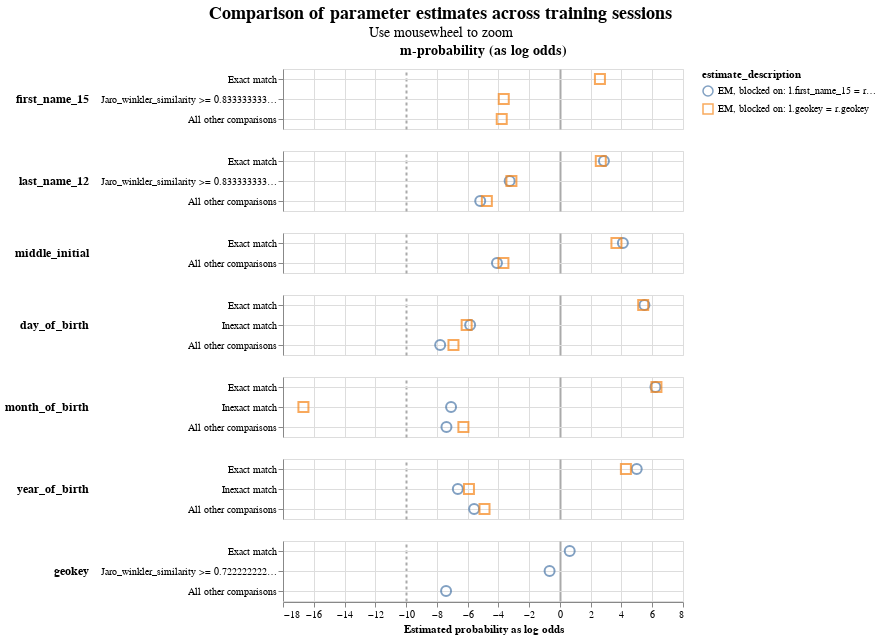

Notebook code cell kept with this figure:
### Code cell
linker.parameter_estimate_comparisons_chart()

### Figure 1 — Vega-Lite specification as saved in the notebook (floating-point values rounded to 4 significant figures)
{"config": {"view": {"continuousWidth": 400, "continuousHeight": 300}, "title": {"anchor": "middle", "fontSize": 18, "subtitleFontSize": 14}}, "data": {"name": "data-9b1b6fa85cb2953143f515f641d6fa25"}, "mark": {"type": "point", "filled": false, "opacity": 0.7, "size": 100}, "encoding": {"color": {"field": "estimate_description", "type": "nominal"}, "column": {"align": "each", "field": "col_header", "header": {"labelFontSize": 14, "labelFontWeight": "bold"}, "title": null, "type": "nominal"}, "row": {"align": "each", "field": "comparison_name", "header": {"labelAlign": "left", "labelAnchor": "middle", "labelAngle": 0, "labelFontSize": 12, "labelFontWeight": "bold"}, "sort": {"field": "comparison_sort_order"}, "title": null, "type": "nominal"}, "shape": {"field": "estimate_description", "scale": {"range": ["circle", "square", "triangle", "diamond"]}, "type": "nominal"}, "tooltip": [{"field": "comparison_name", "type": "nominal"}, {"field": "estimate_description", "type": "nominal"}, {"field": "estimated_probability", "type": "quantitative"}], "x": {"axis": {"gridColor": {"condition": {"test": "abs(datum.value / 10)  <= 1 & datum.value % 10 === 0", "value": "#aaa"}, "value": "#ddd"}, "gridDash": {"condition": {"test": "abs(datum.value / 10) == 1", "value": [3]}, "value": null}, "gridWidth": {"condition": {"test": "abs(datum.value / 10)  <= 1 & datum.value % 10 === 0", "value": 2}, "value": 1}}, "field": "estimated_probability_as_log_odds", "title": "Estimated probability as log odds", "type": "quantitative"}, "y": {"axis": {"grid": true, "title": null}, "field": "comparison_level_label", "sort": {"field": "comparison_vector_value", "order": "descending"}, "type": "nominal"}}, "params": [{"name": "mouse_zoom", "select": {"type": "interval", "encodings": ["x"]}, "bind": "scales"}], "resolve": {"scale": {"y": "independent"}}, "title": {"text": "Comparison of parameter estimates across training sessions", "subtitle": "Use mousewheel to zoom"}, "transform": [{"calculate": "datum.m_or_u + '-probability (as log odds)'", "as": "col_header"}], "$schema": "https://vega.github.io/schema/vega-lite/v5.9.3.json", "datasets": {"data-9b1b6fa85cb2953143f515f641d6fa25": [{"m_or_u": "m", "estimated_probability": 0.8585, "estimate_description": "EM, blocked on: l.geokey = r.geokey", "estimated_probability_as_log_odds": 2.601, "sql_condition": "\"first_name_15_l\" = \"first_name_15_r\"", "comparison_level_label": "Exact match", "comparison_vector_value": 2, "comparison_name": "first_name_15", "comparison_sort_order": 0}, {"m_or_u": "m", "estimated_probability": 0.07376, "estimate_description": "EM, blocked on: l.geokey = r.geokey", "estimated_probability_as_log_odds": -3.65, "sql_condition": "jaro_winkler_similarity(\"first_name_15_l\", \"first_name_15_r\") >= 0.8333333333333334", "comparison_level_label": "Jaro_winkler_similarity >= 0.8333333333333334", "comparison_vector_value": 1, "comparison_name": "first_name_15", "comparison_sort_order": 0}, {"m_or_u": "m", "estimated_probability": 0.06778, "estimate_description": "EM, blocked on: l.geokey = r.geokey", "estimated_probability_as_log_odds": -3.782, "sql_condition": "ELSE", "comparison_level_label": "All other comparisons", "comparison_vector_value": 0, "comparison_name": "first_name_15", "comparison_sort_order": 0}, {"m_or_u": "m", "estimated_probability": 0.879, "estimate_description": "EM, blocked on: l.first_name_15 = r.first_name_15 and l.zipcode = r.zipcode", "estimated_probability_as_log_odds": 2.861, "sql_condition": "\"last_name_12_l\" = \"last_name_12_r\"", "comparison_level_label": "Exact match", "comparison_vector_value": 2, "comparison_name": "last_name_12", "comparison_sort_order": 1}, {"m_or_u": "m", "estimated_probability": 0.8631, "estimate_description": "EM, blocked on: l.geokey = r.geokey", "estimated_probability_as_log_odds": 2.656, "sql_condition": "\"last_name_12_l\" = \"last_name_12_r\"", "comparison_level_label": "Exact match", "comparison_vector_value": 2, "comparison_name": "last_name_12", "comparison_sort_order": 1}, {"m_or_u": "m", "estimated_probability": 0.09413, "estimate_description": "EM, blocked on: l.first_name_15 = r.first_name_15 and l.zipcode = r.zipcode", "estimated_probability_as_log_odds": -3.266, "sql_condition": "jaro_winkler_similarity(\"last_name_12_l\", \"last_name_12_r\") >= 0.8333333333333334", "comparison_level_label": "Jaro_winkler_similarity >= 0.8333333333333334", "comparison_vector_value": 1, "comparison_name": "last_name_12", "comparison_sort_order": 1}, {"m_or_u": "m", "estimated_probability": 0.1011, "estimate_description": "EM, blocked on: l.geokey = r.geokey", "estimated_probability_as_log_odds": -3.152, "sql_condition": "jaro_winkler_similarity(\"last_name_12_l\", \"last_name_12_r\") >= 0.8333333333333334", "comparison_level_label": "Jaro_winkler_similarity >= 0.8333333333333334", "comparison_vector_value": 1, "comparison_name": "last_name_12", "comparison_sort_order": 1}, {"m_or_u": "m", "estimated_probability": 0.02683, "estimate_description": "EM, blocked on: l.first_name_15 = r.first_name_15 and l.zipcode = r.zipcode", "estimated_probability_as_log_odds": -5.181, "sql_condition": "ELSE", "comparison_level_label": "All other comparisons", "comparison_vector_value": 0, "comparison_name": "last_name_12", "comparison_sort_order": 1}, {"m_or_u": "m", "estimated_probability": 0.03583, "estimate_description": "EM, blocked on: l.geokey = r.geokey", "estimated_probability_as_log_odds": -4.75, "sql_condition": "ELSE", "comparison_level_label": "All other comparisons", "comparison_vector_value": 0, "comparison_name": "last_name_12", "comparison_sort_order": 1}, {"m_or_u": "m", "estimated_probability": 0.9446, "estimate_description": "EM, blocked on: l.first_name_15 = r.first_name_15 and l.zipcode = r.zipcode", "estimated_probability_as_log_odds": 4.092, "sql_condition": "\"middle_initial_l\" = \"middle_initial_r\"", "comparison_level_label": "Exact match", "comparison_vector_value": 1, "comparison_name": "middle_initial", "comparison_sort_order": 2}, {"m_or_u": "m", "estimated_probability": 0.9273, "estimate_description": "EM, blocked on: l.geokey = r.geokey", "estimated_probability_as_log_odds": 3.673, "sql_condition": "\"middle_initial_l\" = \"middle_initial_r\"", "comparison_level_label": "Exact match", "comparison_vector_value": 1, "comparison_name": "middle_initial", "comparison_sort_order": 2}, {"m_or_u": "m", "estimated_probability": 0.0554, "estimate_description": "EM, blocked on: l.first_name_15 = r.first_name_15 and l.zipcode = r.zipcode", "estimated_probability_as_log_odds": -4.092, "sql_condition": "ELSE", "comparison_level_label": "All other comparisons", "comparison_vector_value": 0, "comparison_name": "middle_initial", "comparison_sort_order": 2}, {"m_or_u": "m", "estimated_probability": 0.07269, "estimate_description": "EM, blocked on: l.geokey = r.geokey", "estimated_probability_as_log_odds": -3.673, "sql_condition": "ELSE", "comparison_level_label": "All other comparisons", "comparison_vector_value": 0, "comparison_name": "middle_initial", "comparison_sort_order": 2}, {"m_or_u": "m", "estimated_probability": 0.9783, "estimate_description": "EM, blocked on: l.first_name_15 = r.first_name_15 and l.zipcode = r.zipcode", "estimated_probability_as_log_odds": 5.493, "sql_condition": "\"day_of_birth_l\" = \"day_of_birth_r\"", "comparison_level_label": "Exact match", "comparison_vector_value": 2, "comparison_name": "day_of_birth", "comparison_sort_order": 3}, {"m_or_u": "m", "estimated_probability": 0.9771, "estimate_description": "EM, blocked on: l.geokey = r.geokey", "estimated_probability_as_log_odds": 5.413, "sql_condition": "\"day_of_birth_l\" = \"day_of_birth_r\"", "comparison_level_label": "Exact match", "comparison_vector_value": 2, "comparison_name": "day_of_birth", "comparison_sort_order": 3}, {"m_or_u": "m", "estimated_probability": 0.0172, "estimate_description": "EM, blocked on: l.first_name_15 = r.first_name_15 and l.zipcode = r.zipcode", "estimated_probability_as_log_odds": -5.837, "sql_condition": "abs(day_of_birth_l - day_of_birth_r) <= 5", "comparison_level_label": "Inexact match", "comparison_vector_value": 1, "comparison_name": "day_of_birth", "comparison_sort_order": 3}, {"m_or_u": "m", "estimated_probability": 0.01474, "estimate_description": "EM, blocked on: l.geokey = r.geokey", "estimated_probability_as_log_odds": -6.063, "sql_condition": "abs(day_of_birth_l - day_of_birth_r) <= 5", "comparison_level_label": "Inexact match", "comparison_vector_value": 1, "comparison_name": "day_of_birth", "comparison_sort_order": 3}, {"m_or_u": "m", "estimated_probability": 0.004516, "estimate_description": "EM, blocked on: l.first_name_15 = r.first_name_15 and l.zipcode = r.zipcode", "estimated_probability_as_log_odds": -7.784, "sql_condition": "ELSE", "comparison_level_label": "All other comparisons", "comparison_vector_value": 0, "comparison_name": "day_of_birth", "comparison_sort_order": 3}, {"m_or_u": "m", "estimated_probability": 0.008192, "estimate_description": "EM, blocked on: l.geokey = r.geokey", "estimated_probability_as_log_odds": -6.92, "sql_condition": "ELSE", "comparison_level_label": "All other comparisons", "comparison_vector_value": 0, "comparison_name": "day_of_birth", "comparison_sort_order": 3}, {"m_or_u": "m", "estimated_probability": 0.9867, "estimate_description": "EM, blocked on: l.first_name_15 = r.first_name_15 and l.zipcode = r.zipcode", "estimated_probability_as_log_odds": 6.209, "sql_condition": "\"month_of_birth_l\" = \"month_of_birth_r\"", "comparison_level_label": "Exact match", "comparison_vector_value": 2, "comparison_name": "month_of_birth", "comparison_sort_order": 4}, {"m_or_u": "m", "estimated_probability": 0.9872, "estimate_description": "EM, blocked on: l.geokey = r.geokey", "estimated_probability_as_log_odds": 6.273, "sql_condition": "\"month_of_birth_l\" = \"month_of_birth_r\"", "comparison_level_label": "Exact match", "comparison_vector_value": 2, "comparison_name": "month_of_birth", "comparison_sort_order": 4}, {"m_or_u": "m", "estimated_probability": 0.007355, "estimate_description": "EM, blocked on: l.first_name_15 = r.first_name_15 and l.zipcode = r.zipcode", "estimated_probability_as_log_odds": -7.076, "sql_condition": "abs(month_of_birth_l - month_of_birth_r) <= 3", "comparison_level_label": "Inexact match", "comparison_vector_value": 1, "comparison_name": "month_of_birth", "comparison_sort_order": 4}, {"m_or_u": "m", "estimated_probability": 9.573e-06, "estimate_description": "EM, blocked on: l.geokey = r.geokey", "estimated_probability_as_log_odds": -16.67, "sql_condition": "abs(month_of_birth_l - month_of_birth_r) <= 3", "comparison_level_label": "Inexact match", "comparison_vector_value": 1, "comparison_name": "month_of_birth", "comparison_sort_order": 4}, {"m_or_u": "m", "estimated_probability": 0.005984, "estimate_description": "EM, blocked on: l.first_name_15 = r.first_name_15 and l.zipcode = r.zipcode", "estimated_probability_as_log_odds": -7.376, "sql_condition": "ELSE", "comparison_level_label": "All other comparisons", "comparison_vector_value": 0, "comparison_name": "month_of_birth", "comparison_sort_order": 4}, {"m_or_u": "m", "estimated_probability": 0.01275, "estimate_description": "EM, blocked on: l.geokey = r.geokey", "estimated_probability_as_log_odds": -6.274, "sql_condition": "ELSE", "comparison_level_label": "All other comparisons", "comparison_vector_value": 0, "comparison_name": "month_of_birth", "comparison_sort_order": 4}, {"m_or_u": "m", "estimated_probability": 0.9695, "estimate_description": "EM, blocked on: l.first_name_15 = r.first_name_15 and l.zipcode = r.zipcode", "estimated_probability_as_log_odds": 4.992, "sql_condition": "\"year_of_birth_l\" = \"year_of_birth_r\"", "comparison_level_label": "Exact match", "comparison_vector_value": 2, "comparison_name": "year_of_birth", "comparison_sort_order": 5}, {"m_or_u": "m", "estimated_probability": 0.9513, "estimate_description": "EM, blocked on: l.geokey = r.geokey", "estimated_probability_as_log_odds": 4.288, "sql_condition": "\"year_of_birth_l\" = \"year_of_birth_r\"", "comparison_level_label": "Exact match", "comparison_vector_value": 2, "comparison_name": "year_of_birth", "comparison_sort_order": 5}, {"m_or_u": "m", "estimated_probability": 0.009954, "estimate_description": "EM, blocked on: l.first_name_15 = r.first_name_15 and l.zipcode = r.zipcode", "estimated_probability_as_log_odds": -6.636, "sql_condition": "abs(year_of_birth_l - year_of_birth_r) <= 5", "comparison_level_label": "Inexact match", "comparison_vector_value": 1, "comparison_name": "year_of_birth", "comparison_sort_order": 5}, {"m_or_u": "m", "estimated_probability": 0.01632, "estimate_description": "EM, blocked on: l.geokey = r.geokey", "estimated_probability_as_log_odds": -5.913, "sql_condition": "abs(year_of_birth_l - year_of_birth_r) <= 5", "comparison_level_label": "Inexact match", "comparison_vector_value": 1, "comparison_name": "year_of_birth", "comparison_sort_order": 5}, {"m_or_u": "m", "estimated_probability": 0.02052, "estimate_description": "EM, blocked on: l.first_name_15 = r.first_name_15 and l.zipcode = r.zipcode", "estimated_probability_as_log_odds": -5.577, "sql_condition": "ELSE", "comparison_level_label": "All other comparisons", "comparison_vector_value": 0, "comparison_name": "year_of_birth", "comparison_sort_order": 5}, {"m_or_u": "m", "estimated_probability": 0.03237, "estimate_description": "EM, blocked on: l.geokey = r.geokey", "estimated_probability_as_log_odds": -4.901, "sql_condition": "ELSE", "comparison_level_label": "All other comparisons", "comparison_vector_value": 0, "comparison_name": "year_of_birth", "comparison_sort_order": 5}, {"m_or_u": "m", "estimated_probability": 0.6084, "estimate_description": "EM, blocked on: l.first_name_15 = r.first_name_15 and l.zipcode = r.zipcode", "estimated_probability_as_log_odds": 0.6358, "sql_condition": "\"geokey_l\" = \"geokey_r\"", "comparison_level_label": "Exact match", "comparison_vector_value": 2, "comparison_name": "geokey", "comparison_sort_order": 6}, {"m_or_u": "m", "estimated_probability": 0.3857, "estimate_description": "EM, blocked on: l.first_name_15 = r.first_name_15 and l.zipcode = r.zipcode", "estimated_probability_as_log_odds": -0.6715, "sql_condition": "jaro_winkler_similarity(\"geokey_l\", \"geokey_r\") >= 0.7222222222222222", "comparison_level_label": "Jaro_winkler_similarity >= 0.7222222222222222", "comparison_vector_value": 1, "comparison_name": "geokey", "comparison_sort_order": 6}, {"m_or_u": "m", "estimated_probability": 0.005885, "estimate_description": "EM, blocked on: l.first_name_15 = r.first_name_15 and l.zipcode = r.zipcode", "estimated_probability_as_log_odds": -7.4, "sql_condition": "ELSE", "comparison_level_label": "All other comparisons", "comparison_vector_value": 0, "comparison_name": "geokey", "comparison_sort_order": 6}]}}
